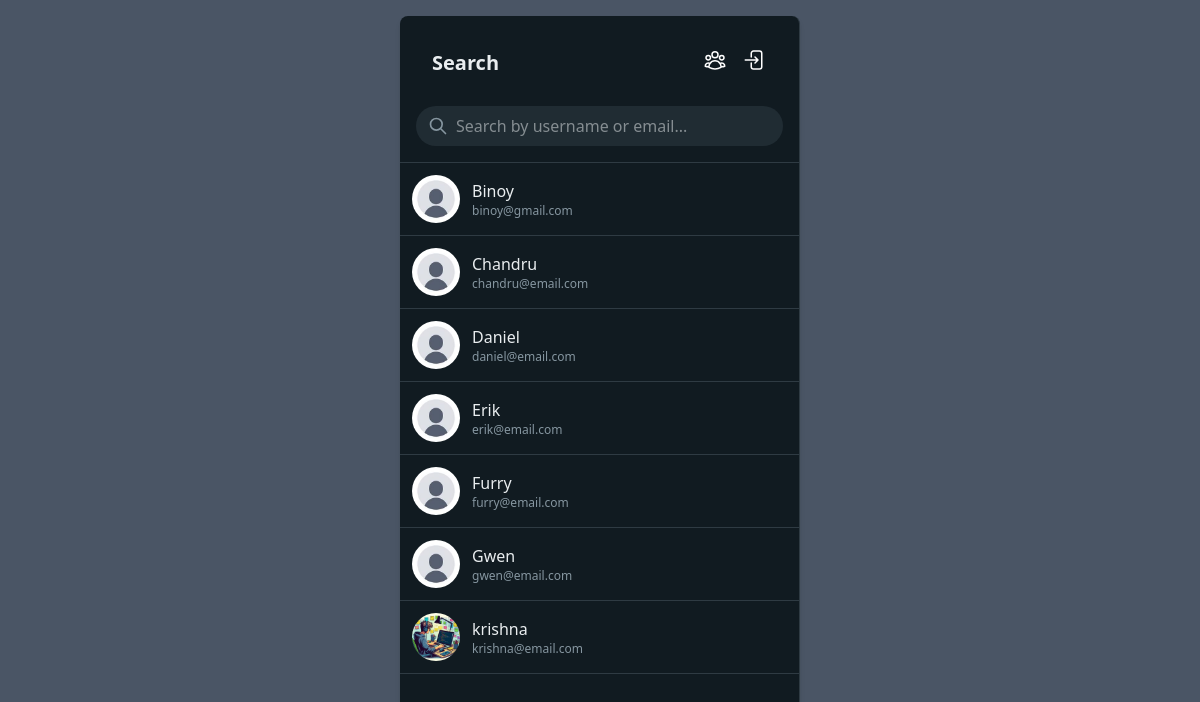
/chat/search-users/ (signed in), run on the app's committed database.
### userauths/models.py (models this page shows, shortened)
class CustomUser(AbstractUser):
    username = models.CharField(
        max_length=20,
        unique=True,
        blank=False,
        validators=[
            RegexValidator(
                regex='^[a-zA-Z0-9_]+$',
                message='Username can only contain letters, numbers, and underscores',
                code='invalid_username'
            )
        ],
        help_text='Required 20 characters or fewer. Letters, digits and _ only.'
    )
    email = models.EmailField(
        unique=True,
        blank=False,
        help_text='Required. Must be a valid email address.'
    )
    bio = models.TextField(
        max_length=500,  # Increased from 100
        blank=True,  # Changed from False
        help_text='Tell us about yourself (500 characters max)'
    )
    avatar = models.ImageField(
        upload_to=userDirectoryPath,
        default='default.jpg',
        help_text='Profile picture (300x300 recommended)'
    )
    website = models.URLField(
        blank=True,
        default='',
        help_text='Your personal website'
    )
    facebook = models.URLField(
        blank=True,
        default='',
        help_text='Your Facebook profile URL'
    )
    instagram = models.URLField(  # Fixed typo from 'instagran'
        blank=True,
        default='',
        help_text='Your Instagram profile URL'
    )
    twitter = models.URLField(
        blank=True,
        default='',
        help_text='Your Twitter profile URL'
    )
    is_verified = models.BooleanField(
        default=False,
        help_text='Designates whether the user has verified their email'
    )
    last_activity = models.DateTimeField(
        auto_now=True,
        help_text='Last time the user was active'
    )
    USERNAME_FIELD = 'email'
    REQUIRED_FIELDS = ['username']  # Email is already required by default
    class Meta:
        verbose_name = 'User'
        verbose_name_plural = 'Users'
        ordering = ['-date_joined']

### chat/views.py (the view)
# urls.py: path('search-users/', SearchUsersView.as_view(), name='search-users'),
class SearchUsersView(LoginRequiredMixin, View):
    login_url = '/'  # Redirect URL if not authenticated
    redirect_field_name = 'next'  # Default (optional)
    def get(self, request):
        search_query = request.GET.get('search', '').strip()
        try:
            if search_query:
                searched_users = CustomUser.objects.filter(
                    Q(username__icontains=search_query) |
                    Q(email__icontains=search_query)
                ).exclude(id=request.user.id)  # Exclude current user
            else:
                searched_users = CustomUser.objects.exclude(
                    id=request.user.id
                ).order_by('username')[:20]  # Limit to 20 random users
        except Exception as e:
            messages.error(request, f"{str(e)}")
        return render(request, 'chat/search_users.html', {
            'search_query': search_query,
            'searched_users': searched_users,
        })

### templates/chat/search_users.html (shortened to what this page needs)
{% extends "chat/base.html" %}
{% block content %}
  <div class="flex justify-center my-4">
    <div class="relative w-[90%] max-w-[400px] min-w-[300px] border-r border-[#2F3B43] bg-[#111B21] rounded-lg shadow-md">
      <div class="p-4 border-b border-[#2F3B43]">
        <div class="flex justify-between items-center p-4">
          <h2 class="text-xl font-semibold text-[#E9EDEF]">Search</h2>
          <div class="flex items-center gap-4">
            <form method="get" action="{% url 'groups' %}">
              <button type="submit" class="text-[#fff] hover:text-[#d1d5db] transition-colors cursor-pointer" title="Groups">
              </button>
            </form>
            <form method="post" action="{% url 'logout' %}">
              <button type="submit" class="text-[#fff] hover:text-[#d1d5db] transition-colors cursor-pointer" title="Logout">
              </button>
            </form>
          </div>
        </div>
        <form method="get" action="{% url 'search-users' %}" class="mt-3">
          <div class="relative">
            <input
              type="text"
              name="search"
              value="{{ search_query|default:'' }}"
              placeholder="Search by username or email..."
              class="w-full bg-[#202C33] text-[#E9EDEF] rounded-full py-2 px-4 pl-10 focus:outline-none focus:ring-1 focus:ring-[#005C4B]"
              autocomplete="off"
            />
            <svg
              xmlns="http://www.w3.org/2000/svg"
              class="h-5 w-5 text-[#8696A0] absolute left-3 top-2.5"
              fill="none"
              viewBox="0 0 24 24"
              stroke="currentColor"
            >
              <path
                stroke-linecap="round"
                stroke-linejoin="round"
                stroke-width="2"
                d="M21 21l-6-6m2-5a7 7 0 11-14 0 7 7 0 0114 0z"
              />
            </svg>
          </div>
        </form>
      </div>
      <ul class="overflow-y-auto h-[calc(100vh-65px)]">
        {% for user in searched_users %}
          <li class="border-b border-[#2F3B43]">
            <a
              href="{% url 'conversation' user.id %}"
              class="block hover:bg-[#202C33] transition-colors duration-200 p-3"
            >
              <div class="flex justify-between items-center">
                <div class="flex items-center space-x-3 min-w-0">
                  <div class="relative flex-shrink-0">
                    <img
                      src="{{ user.avatar.url|default:'/media/default.jpg' }}"
                      alt="{{ user.username }}"
                      class="w-12 h-12 rounded-full object-cover"
                      loading="lazy"
                      width="48"
                      height="48"
                      onerror="this.src='/static/images/default-avatar.jpg'"
                    />
                  </div>
                  <div class="min-w-0">
                    <p class="font-medium text-[#E9EDEF] truncate">
                      {{ user.username }}
                    </p>
                    {% if user.email %}
                      <p class="text-xs text-[#8696A0] truncate">
                        {{ user.email }}
                      </p>
                    {% endif %}
                  </div>
                </div>
              </div>
            </a>
          </li>
        {% endfor %}
      </ul>
    </div>
  </div>
{% endblock content %}

### templates/chat/base.html (shortened to what this page needs)
<!DOCTYPE html>
<html lang="en">
  <head>
    {% load static %}
    <script src="https://cdn.jsdelivr.net/npm/@tailwindcss/browser@4"></script>
  </head>
  <body class="bg-gray-600">
    {% block content %} {% endblock content %}
  </body>
</html>

### data on the page
CustomUser: avatar (placeholder picture), username "Binoy", email "binoy@gmail.com"
CustomUser: avatar (placeholder picture), username "Chandru", email "chandru@email.com"
CustomUser: avatar (placeholder picture), username "Daniel", email "daniel@email.com"
CustomUser: avatar (placeholder picture), username "Erik", email "erik@email.com"
CustomUser: avatar (placeholder picture), username "Furry", email "furry@email.com"
CustomUser: avatar (placeholder picture), username "Gwen", email "gwen@email.com"
CustomUser: avatar (placeholder picture), username "krishna", email "krishna@email.com"
